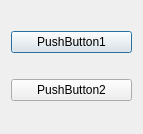
<?xml version="1.0" encoding="UTF-8"?>
<ui version="4.0">
 <class>Dialog</class>
 <widget class="QDialog" name="Dialog">
  <property name="geometry">
   <rect>
    <x>0</x>
    <y>0</y>
    <width>143</width>
    <height>134</height>
   </rect>
  </property>
  <property name="windowTitle">
   <string>Dialog</string>
  </property>
  <layout class="QVBoxLayout" name="verticalLayout">
   <item>
    <widget class="QPushButton" name="pushButton1">
     <property name="text">
      <string>PushButton1</string>
     </property>
    </widget>
   </item>
   <item>
    <widget class="QPushButton" name="pushButton2">
     <property name="text">
      <string>PushButton2</string>
     </property>
    </widget>
   </item>
  </layout>
 </widget>
 <layoutdefault spacing="6" margin="11"/>
 <resources/>
 <connections/>
</ui>
